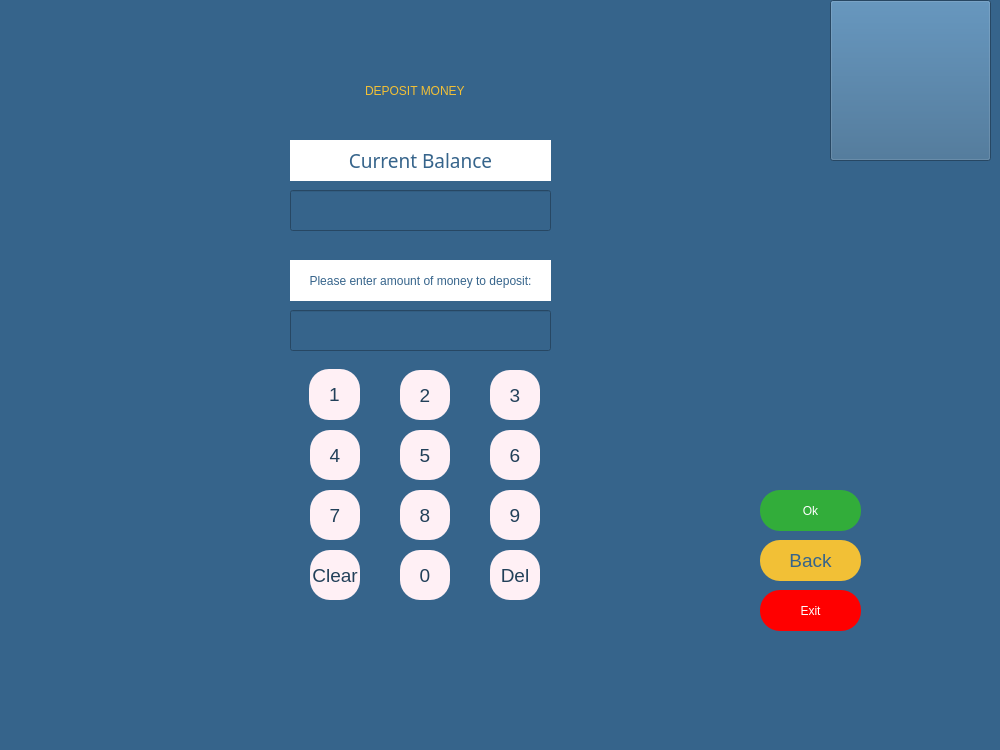
<?xml version="1.0" encoding="UTF-8"?>
<ui version="4.0">
 <class>MainWindow</class>
 <widget class="QMainWindow" name="MainWindow">
  <property name="geometry">
   <rect>
    <x>0</x>
    <y>0</y>
    <width>1000</width>
    <height>750</height>
   </rect>
  </property>
  <property name="windowTitle">
   <string>MainWindow</string>
  </property>
  <property name="styleSheet">
   <string notr="true">background-color: rgb(54, 100, 139);</string>
  </property>
  <widget class="QWidget" name="centralwidget">
   <widget class="QPushButton" name="B_exit">
    <property name="geometry">
     <rect>
      <x>760</x>
      <y>590</y>
      <width>101</width>
      <height>41</height>
     </rect>
    </property>
    <property name="styleSheet">
     <string notr="true">background-color: rgb(255, 0, 0);
font: 63 14pt &quot;Montserrat SemiBold&quot;;
border-radius: 20;
color: rgb(255, 255, 255);
</string>
    </property>
    <property name="text">
     <string>Exit</string>
    </property>
    <property name="checkable">
     <bool>false</bool>
    </property>
   </widget>
   <widget class="QPushButton" name="eightB">
    <property name="geometry">
     <rect>
      <x>400</x>
      <y>490</y>
      <width>50</width>
      <height>50</height>
     </rect>
    </property>
    <property name="styleSheet">
     <string notr="true">background-color: rgb(255, 240, 245);
color: rgb(34, 64, 89);
font: 63 14pt ;Montserrat SemiBold;
border-radius: 20 ;</string>
    </property>
    <property name="text">
     <string>8</string>
    </property>
   </widget>
   <widget class="QPushButton" name="threeB">
    <property name="geometry">
     <rect>
      <x>490</x>
      <y>370</y>
      <width>50</width>
      <height>50</height>
     </rect>
    </property>
    <property name="styleSheet">
     <string notr="true">background-color: rgb(255, 240, 245);
color: rgb(34, 64, 89);
font: 63 14pt ;Montserrat SemiBold;
border-radius: 20 ;</string>
    </property>
    <property name="text">
     <string>3</string>
    </property>
   </widget>
   <widget class="QPushButton" name="zeroB">
    <property name="geometry">
     <rect>
      <x>400</x>
      <y>550</y>
      <width>50</width>
      <height>50</height>
     </rect>
    </property>
    <property name="styleSheet">
     <string notr="true">background-color: rgb(255, 240, 245);
color: rgb(34, 64, 89);
font: 63 14pt ;Montserrat SemiBold;
border-radius: 20 ;</string>
    </property>
    <property name="text">
     <string>0</string>
    </property>
   </widget>
   <widget class="QPushButton" name="oneB">
    <property name="geometry">
     <rect>
      <x>309</x>
      <y>369</y>
      <width>51</width>
      <height>51</height>
     </rect>
    </property>
    <property name="styleSheet">
     <string notr="true">background-color: rgb(255, 240, 245);
color: rgb(34, 64, 89);
font: 63 14pt ;Montserrat SemiBold;
border-radius: 20 ;</string>
    </property>
    <property name="text">
     <string>1</string>
    </property>
   </widget>
   <widget class="QPushButton" name="delB">
    <property name="geometry">
     <rect>
      <x>490</x>
      <y>550</y>
      <width>50</width>
      <height>50</height>
     </rect>
    </property>
    <property name="styleSheet">
     <string notr="true">background-color: rgb(255, 240, 245);
color: rgb(34, 64, 89);
font: 63 14pt ;Montserrat SemiBold;
border-radius: 20 ;</string>
    </property>
    <property name="text">
     <string>Del</string>
    </property>
   </widget>
   <widget class="QPushButton" name="nineB">
    <property name="geometry">
     <rect>
      <x>490</x>
      <y>490</y>
      <width>50</width>
      <height>50</height>
     </rect>
    </property>
    <property name="styleSheet">
     <string notr="true">background-color: rgb(255, 240, 245);
color: rgb(34, 64, 89);
font: 63 14pt ;Montserrat SemiBold;
border-radius: 20 ;</string>
    </property>
    <property name="text">
     <string>9</string>
    </property>
   </widget>
   <widget class="QPushButton" name="fiveB">
    <property name="geometry">
     <rect>
      <x>400</x>
      <y>430</y>
      <width>50</width>
      <height>50</height>
     </rect>
    </property>
    <property name="styleSheet">
     <string notr="true">background-color: rgb(255, 240, 245);
color: rgb(34, 64, 89);
font: 63 14pt ;Montserrat SemiBold;
border-radius: 20 ;</string>
    </property>
    <property name="text">
     <string>5</string>
    </property>
   </widget>
   <widget class="QPushButton" name="sevenB">
    <property name="geometry">
     <rect>
      <x>310</x>
      <y>490</y>
      <width>50</width>
      <height>50</height>
     </rect>
    </property>
    <property name="styleSheet">
     <string notr="true">background-color: rgb(255, 240, 245);
color: rgb(34, 64, 89);
font: 63 14pt ;Montserrat SemiBold;
border-radius: 20 ;</string>
    </property>
    <property name="text">
     <string>7</string>
    </property>
   </widget>
   <widget class="QLabel" name="la_name">
    <property name="geometry">
     <rect>
      <x>290</x>
      <y>260</y>
      <width>261</width>
      <height>41</height>
     </rect>
    </property>
    <property name="styleSheet">
     <string notr="true">color: rgb(54, 100, 139);
font: 63 8pt &quot;Montserrat SemiBold&quot;;
background-color: rgb(255, 255, 255);</string>
    </property>
    <property name="text">
     <string>Please enter amount of money to deposit:</string>
    </property>
    <property name="alignment">
     <set>Qt::AlignCenter</set>
    </property>
   </widget>
   <widget class="QPushButton" name="sixB">
    <property name="geometry">
     <rect>
      <x>490</x>
      <y>430</y>
      <width>50</width>
      <height>50</height>
     </rect>
    </property>
    <property name="styleSheet">
     <string notr="true">background-color: rgb(255, 240, 245);
color: rgb(34, 64, 89);
font: 63 14pt ;Montserrat SemiBold;
border-radius: 20 ;</string>
    </property>
    <property name="text">
     <string>6</string>
    </property>
   </widget>
   <widget class="QPushButton" name="twoB">
    <property name="geometry">
     <rect>
      <x>400</x>
      <y>370</y>
      <width>50</width>
      <height>50</height>
     </rect>
    </property>
    <property name="styleSheet">
     <string notr="true">background-color: rgb(255, 240, 245);
color: rgb(34, 64, 89);
font: 63 14pt ;Montserrat SemiBold;
border-radius: 20 ;</string>
    </property>
    <property name="text">
     <string>2</string>
    </property>
   </widget>
   <widget class="QLabel" name="la_balance">
    <property name="geometry">
     <rect>
      <x>290</x>
      <y>140</y>
      <width>261</width>
      <height>41</height>
     </rect>
    </property>
    <property name="font">
     <font>
      <family>Montserrat SemiBold</family>
      <pointsize>14</pointsize>
      <weight>7</weight>
      <italic>false</italic>
      <bold>false</bold>
     </font>
    </property>
    <property name="styleSheet">
     <string notr="true">color: rgb(54, 100, 139);
font: 63 14pt &quot;Montserrat SemiBold&quot;;
background-color: rgb(255, 255, 255);</string>
    </property>
    <property name="text">
     <string>Current Balance</string>
    </property>
    <property name="alignment">
     <set>Qt::AlignCenter</set>
    </property>
   </widget>
   <widget class="QLineEdit" name="li_amount_withdraw">
    <property name="geometry">
     <rect>
      <x>290</x>
      <y>310</y>
      <width>261</width>
      <height>41</height>
     </rect>
    </property>
    <property name="styleSheet">
     <string notr="true">color: rgb(255, 255, 255);
font: 63 14pt &quot;Montserrat SemiBold&quot;;</string>
    </property>
    <property name="alignment">
     <set>Qt::AlignCenter</set>
    </property>
   </widget>
   <widget class="QLineEdit" name="li_balance">
    <property name="geometry">
     <rect>
      <x>290</x>
      <y>190</y>
      <width>261</width>
      <height>41</height>
     </rect>
    </property>
    <property name="styleSheet">
     <string notr="true">color: rgb(255, 255, 255);
font: 63 14pt &quot;Montserrat SemiBold&quot;;</string>
    </property>
    <property name="alignment">
     <set>Qt::AlignCenter</set>
    </property>
   </widget>
   <widget class="QPushButton" name="fourB">
    <property name="geometry">
     <rect>
      <x>310</x>
      <y>430</y>
      <width>50</width>
      <height>50</height>
     </rect>
    </property>
    <property name="styleSheet">
     <string notr="true">background-color: rgb(255, 240, 245);
color: rgb(34, 64, 89);
font: 63 14pt ;Montserrat SemiBold;
border-radius: 20 ;</string>
    </property>
    <property name="text">
     <string>4</string>
    </property>
   </widget>
   <widget class="QPushButton" name="B_ok">
    <property name="geometry">
     <rect>
      <x>760</x>
      <y>490</y>
      <width>101</width>
      <height>41</height>
     </rect>
    </property>
    <property name="styleSheet">
     <string notr="true">background-color: rgb(255, 240, 245);
background-color: rgb(50, 173, 58);

font: 63 14pt &quot;Montserrat SemiBold&quot;;
border-radius: 20;
color: rgb(255, 255, 255);</string>
    </property>
    <property name="text">
     <string>Ok</string>
    </property>
    <property name="checkable">
     <bool>false</bool>
    </property>
   </widget>
   <widget class="QPushButton" name="B_back">
    <property name="geometry">
     <rect>
      <x>760</x>
      <y>540</y>
      <width>101</width>
      <height>41</height>
     </rect>
    </property>
    <property name="styleSheet">
     <string notr="true">background-color: rgb(242, 192, 54);
color: rgb(54, 100, 139);
font: 63 14pt ;Montserrat SemiBold;
border-radius: 20;
</string>
    </property>
    <property name="text">
     <string>Back</string>
    </property>
    <property name="checkable">
     <bool>false</bool>
    </property>
   </widget>
   <widget class="QPushButton" name="clearB">
    <property name="geometry">
     <rect>
      <x>310</x>
      <y>550</y>
      <width>50</width>
      <height>50</height>
     </rect>
    </property>
    <property name="styleSheet">
     <string notr="true">background-color: rgb(255, 240, 245);
color: rgb(34, 64, 89);
font: 63 14pt ;Montserrat SemiBold;
border-radius: 20 ;</string>
    </property>
    <property name="text">
     <string>Clear</string>
    </property>
   </widget>
   <widget class="QLabel" name="la_error">
    <property name="geometry">
     <rect>
      <x>150</x>
      <y>610</y>
      <width>561</width>
      <height>41</height>
     </rect>
    </property>
    <property name="styleSheet">
     <string notr="true">color: rgb(255, 255, 255);
font: 75 12pt &quot;MS Sans Serif&quot;;</string>
    </property>
    <property name="text">
     <string/>
    </property>
    <property name="alignment">
     <set>Qt::AlignCenter</set>
    </property>
   </widget>
   <widget class="QPushButton" name="pushButton">
    <property name="geometry">
     <rect>
      <x>830</x>
      <y>0</y>
      <width>161</width>
      <height>161</height>
     </rect>
    </property>
    <property name="contextMenuPolicy">
     <enum>Qt::DefaultContextMenu</enum>
    </property>
    <property name="styleSheet">
     <string notr="true"/>
    </property>
    <property name="text">
     <string/>
    </property>
    <property name="icon">
     <iconset>
      <normaloff>logo.png</normaloff>logo.png</iconset>
    </property>
    <property name="iconSize">
     <size>
      <width>150</width>
      <height>150</height>
     </size>
    </property>
   </widget>
   <widget class="QLineEdit" name="li_select_opr">
    <property name="geometry">
     <rect>
      <x>190</x>
      <y>70</y>
      <width>451</width>
      <height>41</height>
     </rect>
    </property>
    <property name="layoutDirection">
     <enum>Qt::LeftToRight</enum>
    </property>
    <property name="autoFillBackground">
     <bool>false</bool>
    </property>
    <property name="styleSheet">
     <string notr="true">color: rgb(242, 192, 54);
font: 75 22pt &quot;MS Shell Dlg 2&quot;;</string>
    </property>
    <property name="text">
     <string>DEPOSIT MONEY</string>
    </property>
    <property name="frame">
     <bool>false</bool>
    </property>
    <property name="alignment">
     <set>Qt::AlignCenter</set>
    </property>
   </widget>
  </widget>
  <widget class="QMenuBar" name="menubar">
   <property name="geometry">
    <rect>
     <x>0</x>
     <y>0</y>
     <width>1000</width>
     <height>21</height>
    </rect>
   </property>
  </widget>
  <widget class="QStatusBar" name="statusbar"/>
 </widget>
 <resources/>
 <connections/>
</ui>
